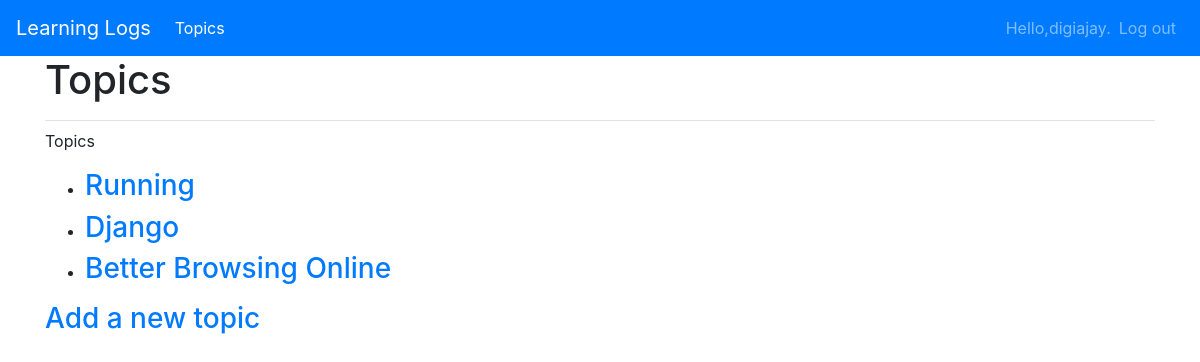
Page /topics (signed in) on the earlier database version.
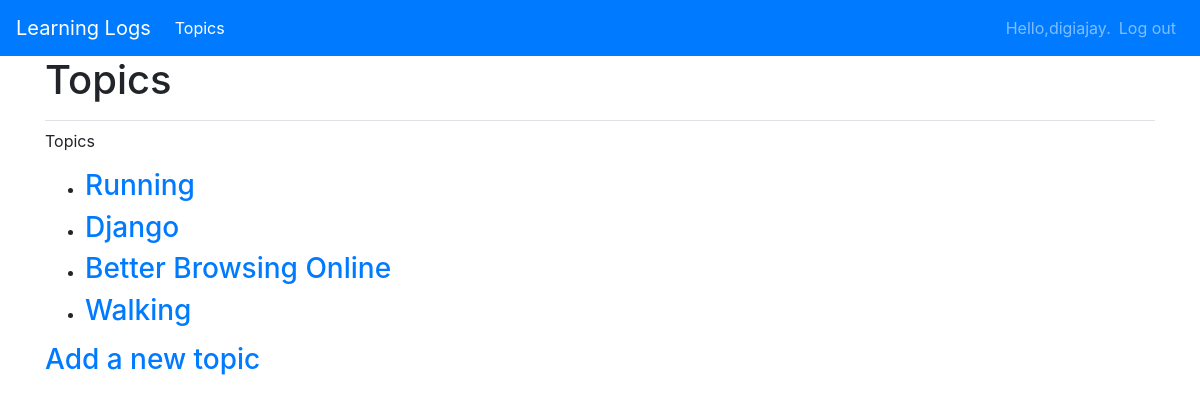
Same page on the later database version.
### learning_logs/models.py (models this page shows)
class Topic(models.Model):
    topic = models.CharField(max_length=100)
    timestamp_added = models.DateTimeField(auto_now_add=True)
    owner = models.ForeignKey(User, on_delete=models.CASCADE)
    def __str__(self):
        return self.topic

### learning_logs/views.py (the view)
# urls.py: path('topics',views.topics,name='topics'),
@login_required
def topics(request):
    topics = Topic.objects.filter(owner=request.user).order_by('timestamp_added')
    context = {'topics': topics}
    return render(request, 'learning_logs/topics.html', context)

### learning_logs/templates/learning_logs/topics.html
{% extends 'learning_logs/base.html' %}
{% block page_header %}
  <h1> Topics </h1>
{% endblock page_header %}
{% block content %}
  <p> Topics </p>
  <ul>
    {% for topic in topics %}
    <li><h3>
        <a href="{% url 'learning_logs:topic' topic.id %}">{{topic}}</a>
    </h3></li>
    {% empty %}
    <li><h3> No topics found </h3></li>
    {% endfor %}
  </ul>
  <h3><a href = "{% url 'learning_logs:new_topic' %}">Add a new topic</a></h3>
{% endblock content %}

Differences in the rows shown:
added Topic: topic "Walking"
